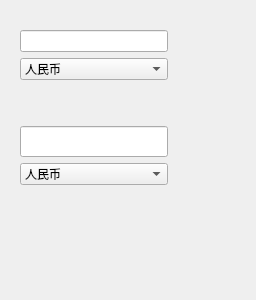
<?xml version="1.0" encoding="UTF-8"?>
<ui version="4.0">
 <class>CurrencyConversionView</class>
 <widget class="QWidget" name="CurrencyConversionView">
  <property name="geometry">
   <rect>
    <x>0</x>
    <y>0</y>
    <width>256</width>
    <height>300</height>
   </rect>
  </property>
  <property name="maximumSize">
   <size>
    <width>16777215</width>
    <height>16777215</height>
   </size>
  </property>
  <property name="windowTitle">
   <string>Form</string>
  </property>
  <widget class="QWidget" name="">
   <property name="geometry">
    <rect>
     <x>20</x>
     <y>30</y>
     <width>148</width>
     <height>204</height>
    </rect>
   </property>
   <layout class="QGridLayout" name="gridLayout_2">
    <item row="0" column="0">
     <layout class="QGridLayout" name="gridLayout">
      <item row="2" column="0">
       <layout class="QVBoxLayout" name="verticalLayout_2">
        <item>
         <widget class="QLineEdit" name="lineEdit2">
          <property name="sizePolicy">
           <sizepolicy hsizetype="Expanding" vsizetype="Fixed">
            <horstretch>0</horstretch>
            <verstretch>0</verstretch>
           </sizepolicy>
          </property>
          <property name="font">
           <font>
            <family>Arial Unicode MS</family>
            <pointsize>12</pointsize>
            <weight>50</weight>
            <italic>false</italic>
            <bold>false</bold>
           </font>
          </property>
          <property name="styleSheet">
           <string notr="true">font: 12pt &quot;Arial Unicode MS&quot;;</string>
          </property>
         </widget>
        </item>
        <item>
         <widget class="QComboBox" name="comboBox2">
          <item>
           <property name="text">
            <string>人民币</string>
           </property>
          </item>
          <item>
           <property name="text">
            <string>美元</string>
           </property>
          </item>
          <item>
           <property name="text">
            <string>欧元</string>
           </property>
          </item>
          <item>
           <property name="text">
            <string>英镑</string>
           </property>
          </item>
          <item>
           <property name="text">
            <string>澳元</string>
           </property>
          </item>
          <item>
           <property name="text">
            <string>港币</string>
           </property>
          </item>
         </widget>
        </item>
       </layout>
      </item>
      <item row="1" column="0">
       <spacer name="verticalSpacer">
        <property name="orientation">
         <enum>Qt::Vertical</enum>
        </property>
        <property name="sizeHint" stdset="0">
         <size>
          <width>20</width>
          <height>40</height>
         </size>
        </property>
       </spacer>
      </item>
      <item row="0" column="0">
       <layout class="QVBoxLayout" name="verticalLayout">
        <item>
         <widget class="QLineEdit" name="lineEdit1">
          <property name="sizePolicy">
           <sizepolicy hsizetype="Expanding" vsizetype="Fixed">
            <horstretch>0</horstretch>
            <verstretch>0</verstretch>
           </sizepolicy>
          </property>
          <property name="styleSheet">
           <string notr="true">font: 12pt &quot;Arial Unicode MS&quot;;</string>
          </property>
         </widget>
        </item>
        <item>
         <widget class="QComboBox" name="comboBox1">
          <item>
           <property name="text">
            <string>人民币</string>
           </property>
          </item>
          <item>
           <property name="text">
            <string>美元</string>
           </property>
          </item>
          <item>
           <property name="text">
            <string>欧元</string>
           </property>
          </item>
          <item>
           <property name="text">
            <string>英镑</string>
           </property>
          </item>
          <item>
           <property name="text">
            <string>澳元</string>
           </property>
          </item>
          <item>
           <property name="text">
            <string>港币</string>
           </property>
          </item>
         </widget>
        </item>
       </layout>
      </item>
     </layout>
    </item>
    <item row="1" column="0">
     <spacer name="verticalSpacer_2">
      <property name="orientation">
       <enum>Qt::Vertical</enum>
      </property>
      <property name="sizeHint" stdset="0">
       <size>
        <width>17</width>
        <height>13</height>
       </size>
      </property>
     </spacer>
    </item>
    <item row="2" column="0">
     <widget class="QLabel" name="label">
      <property name="text">
       <string/>
      </property>
     </widget>
    </item>
   </layout>
  </widget>
 </widget>
 <resources/>
 <connections/>
</ui>
